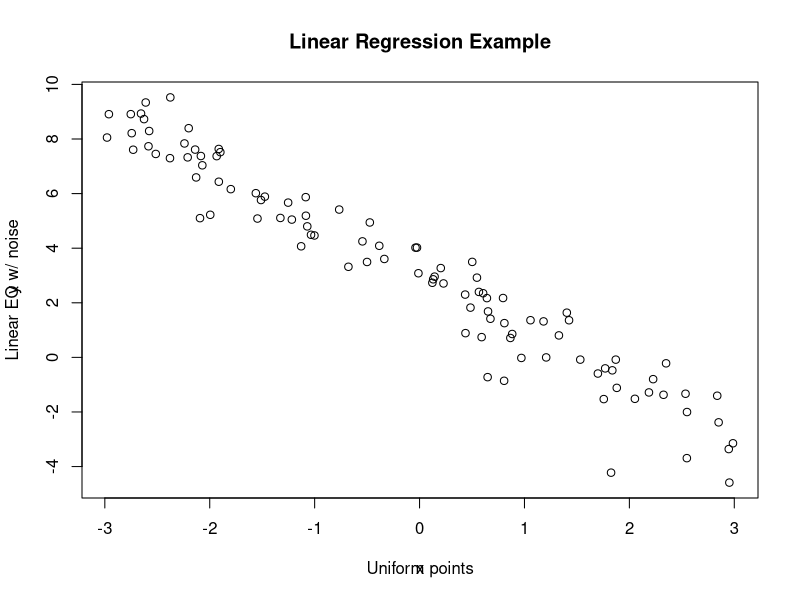
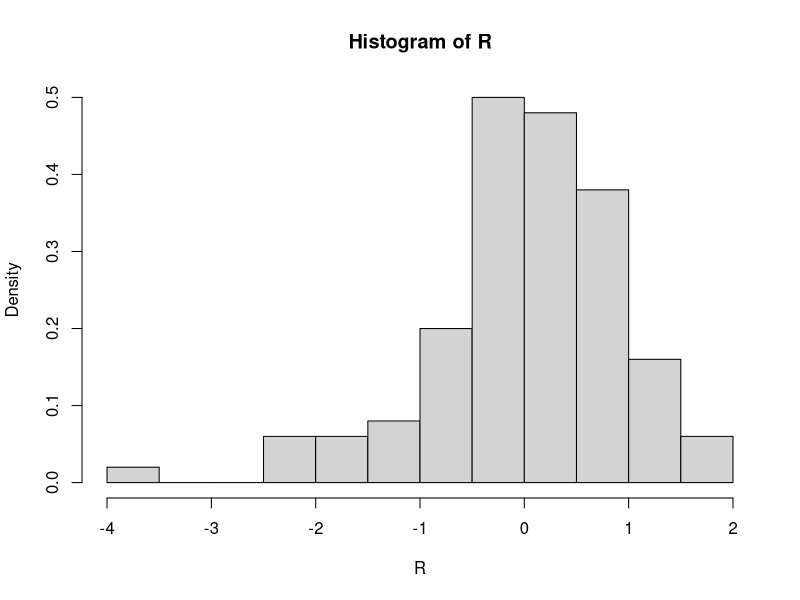
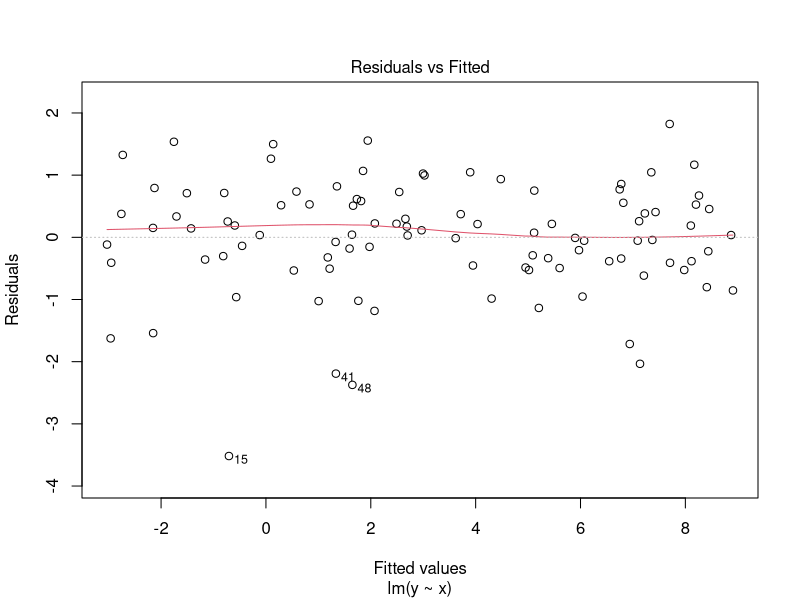
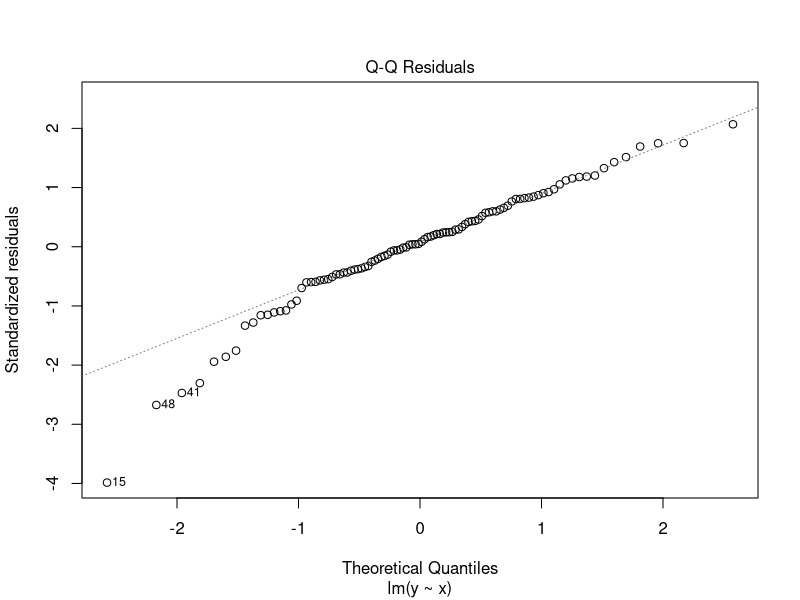
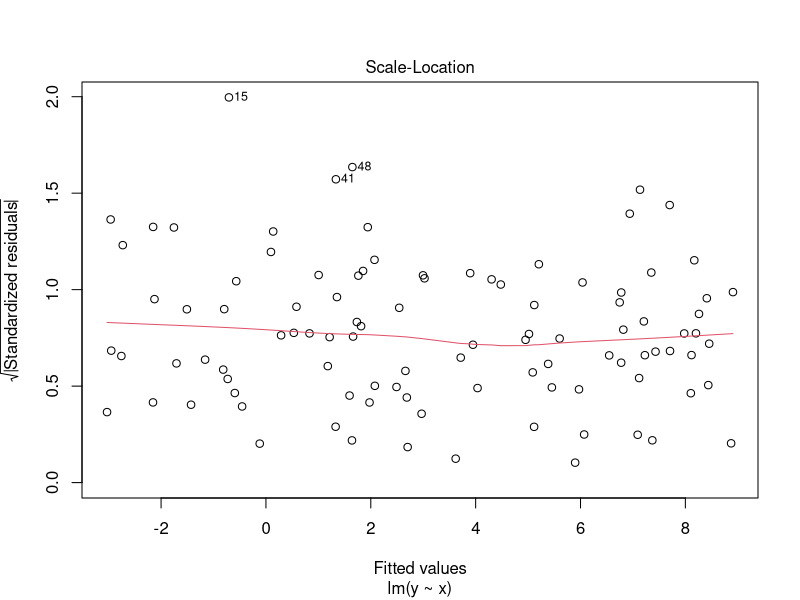
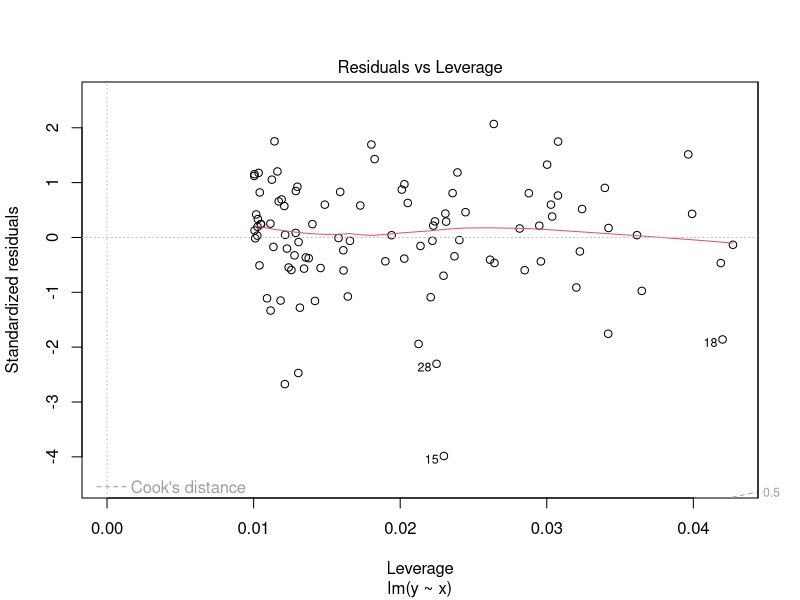

Source code (R) for these figures, in order:
# Defining the the base equations
x = runif(100,-3,3)
y = 3 - 2*x + rnorm(100)

# Plotting
plot(x,y)
title(main='Linear Regression Example',xlab = 'Uniform points',ylab = 'Linear EQ w/ noise')

# Linear regression
L = lm(y~x)

#Summary
summary(L)
names(L)
L$coefficients
L$rank
L$call
L$model

# Calculating (sigma_hat)^2
sigmahatn2 = sum(L$residuals^2)/98
sigmahatn2
# Manually calculating the residual standard error, equivalent to the square root of
# sigma_hat square
sqrt(sigmahatn2)

# Checking that the noise is Gaussian (through the residuals)
R = L$residuals
hist(R,freq = FALSE) # it has the basic shape of the Gaussian distribution
plot(L) # L is the linear model so plotting it gives us the following plots:
# 1. Residual vs fitted:
# a) even distribution of the error across the data set (symetry between the upper
# and the lower part)
# b) homoscedasticity can be appreciated (constant variance for the noise). If this
# condition is not satisfied, all the computation is useless
# * In this plot we are using the classical residuals
# 2. Normal Q-Q (quantile quantile plotting - y axis shows the observed quantiles):
# Q-Q means quantiles quantiles plotting. This is assuming that we have a Gaussian
# distribution. Essentially, the x-axis is the normal distribution quantile and y-axis
# is the quantile for each point of the observed data. Plotting them representes
# how close (or far) the quantiles from the observed data are to the qauntiles
# from the normal distribution. This is the normal QQ plot because we are using the
# normal distribution but another distribution could be used as well
# In this plot we are using the Standarized residuals (not the same as in
# residuals vs fitted plot)
# 3. Scale location
# 4. Residuals vs Leverage


# Personal example to ilustrate the values from F statistic
x1 = runif(100,-3,3)
x2 = runif(100,-3,3)
y1 = 3 - 2*x1 + 3*x2 + rnorm(100)
L1 = lm(y1~x1+x2)
summary(L1)




